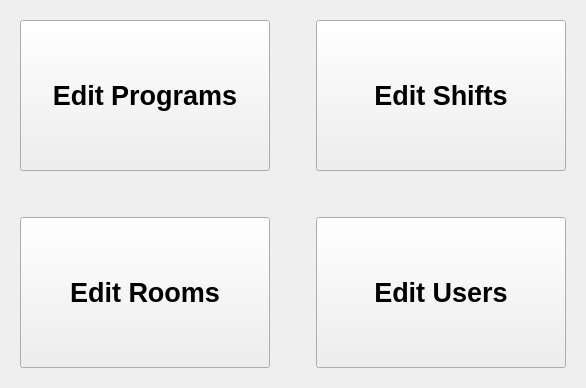
    <widget class="QWidget" name="adminPage">
     <layout class="QGridLayout" name="gridLayout_4">
      <item row="0" column="0">
       <widget class="QWidget" name="wdg_admin" native="true">
        <layout class="QGridLayout" name="gridLayout">
         <item row="0" column="0">
          <widget class="QPushButton" name="EditProgramButton">
           <property name="minimumSize">
            <size>
             <width>250</width>
             <height>151</height>
            </size>
           </property>
           <property name="maximumSize">
            <size>
             <width>375</width>
             <height>226</height>
            </size>
           </property>
           <property name="font">
            <font>
             <pointsize>20</pointsize>
             <weight>75</weight>
             <bold>true</bold>
            </font>
           </property>
           <property name="text">
            <string>Edit Programs</string>
           </property>
          </widget>
         </item>
         <item row="0" column="2">
          <widget class="QPushButton" name="EditShiftsButton">
           <property name="minimumSize">
            <size>
             <width>250</width>
             <height>151</height>
            </size>
           </property>
           <property name="maximumSize">
            <size>
             <width>375</width>
             <height>226</height>
            </size>
           </property>
           <property name="font">
            <font>
             <pointsize>20</pointsize>
             <weight>75</weight>
             <bold>true</bold>
            </font>
           </property>
           <property name="text">
            <string>Edit Shifts</string>
           </property>
          </widget>
         </item>
         <item row="2" column="2">
          <widget class="QPushButton" name="EditUserButton">
           <property name="minimumSize">
            <size>
             <width>250</width>
             <height>151</height>
            </size>
           </property>
           <property name="maximumSize">
            <size>
             <width>375</width>
             <height>226</height>
            </size>
           </property>
           <property name="font">
            <font>
             <pointsize>20</pointsize>
             <weight>75</weight>
             <bold>true</bold>
            </font>
           </property>
           <property name="text">
            <string>Edit Users</string>
           </property>
          </widget>
         </item>
         <item row="2" column="0">
          <widget class="QPushButton" name="EditRoomsButton">
           <property name="minimumSize">
            <size>
             <width>250</width>
             <height>151</height>
            </size>
           </property>
           <property name="maximumSize">
            <size>
             <width>375</width>
             <height>226</height>
            </size>
           </property>
           <property name="font">
            <font>
             <pointsize>20</pointsize>
             <weight>75</weight>
             <bold>true</bold>
            </font>
           </property>
           <property name="text">
            <string>Edit Rooms</string>
           </property>
          </widget>
         </item>
         <item row="1" column="0">
          <spacer name="verticalSpacer_2">
           <property name="orientation">
            <enum>Qt::Vertical</enum>
           </property>
           <property name="sizeType">
            <enum>QSizePolicy::Fixed</enum>
           </property>
           <property name="sizeHint" stdset="0">
            <size>
             <width>20</width>
             <height>40</height>
            </size>
           </property>
          </spacer>
         </item>
         <item row="0" column="1">
          <spacer name="horizontalSpacer_5">
           <property name="orientation">
            <enum>Qt::Horizontal</enum>
           </property>
           <property name="sizeType">
            <enum>QSizePolicy::Fixed</enum>
           </property>
           <property name="sizeHint" stdset="0">
            <size>
             <width>40</width>
             <height>20</height>
            </size>
           </property>
          </spacer>
         </item>
        </layout>
       </widget>
      </item>
     </layout>
    </widget>
